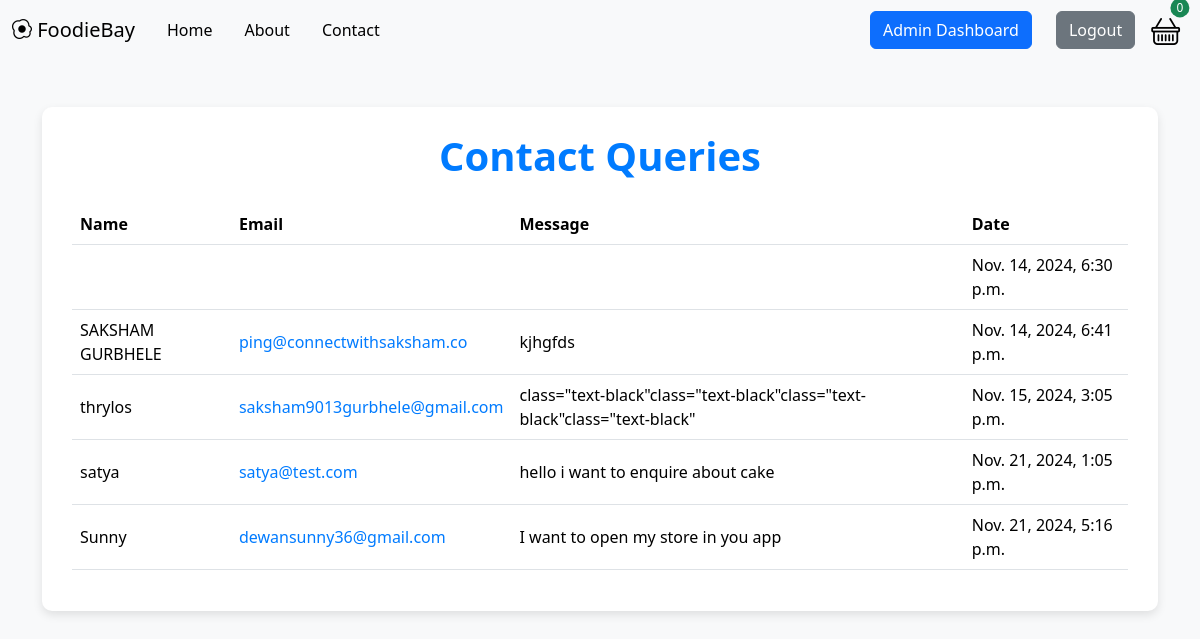
Screenshot of /contact-queries/ (signed in) with the database file from the repository.
### FoodieBay/models.py (models this page shows)
class Contact(models.Model):
    name = models.CharField(max_length=30)
    email = models.CharField(max_length=100)
    message = models.TextField()
    date = models.DateTimeField()

### FoodieBay/views.py (the view)
# urls.py: path('contact-queries/', views.contact_queries, name='contact_queries'),
@login_required
@user_passes_test(lambda user: user.is_superuser, login_url='access-denied/')
def contact_queries(request):
    contacts = Contact.objects.all()
    return render(request, 'contact_queries.html', {'contacts': contacts})

### cart/cart.py (called while the page is built)
   def __len__(self):
       return len(self.cart)

### cart/context_processor.py (called while the page is built)
def cart(request):
   return {'cart': Cart(request)}

### FoodieBay/templates/contact_queries.html (shortened to what this page needs)
<!DOCTYPE html>
<html lang="en">
<head>
  <link href="https://cdn.jsdelivr.net/npm/bootstrap@5.3.3/dist/css/bootstrap.min.css" rel="stylesheet">
</head>
<body>
  {% include 'navbar.html' %}
  <div class="container mt-5">
    <div class="table-container">
      <h1 class="text-center mb-4">Contact Queries</h1>
      <table class="table table-hover align-middle">
        <thead>
          <tr>
            <th scope="col">Name</th>
            <th scope="col">Email</th>
            <th scope="col">Message</th>
            <th scope="col">Date</th>
          </tr>
        </thead>
        <tbody>
          {% for contact in contacts %}
            <tr>
              <td>{{ contact.name }}</td>
              <td><a href="mailto:{{ contact.email }}" class="email-link">{{ contact.email }}</a></td>
              <td>{{ contact.message }}</td>
              <td>{{ contact.date }}</td>
            </tr>
          {% empty %}
            <tr>
              <td colspan="4" class="text-center empty-row">No contact queries found.</td>
            </tr>
          {% endfor %}
        </tbody>
      </table>
    </div>
  </div>
</body>
</html>

### FoodieBay/templates/contact_queries.html (style rules this page uses)
body { background-color: #f8f9fa; }
.table-container { background-color: white; padding: 25px 30px; border-radius: 10px; box-shadow: 0 4px 10px rgba(0, 0, 0, 0.1); }
h1 { color: #007bff; font-weight: bold; }
.table thead { background-color: #007bff; color: white; }
td { vertical-align: middle; }
.email-link { color: #007bff; text-decoration: none; }

### rows the page displays
Contact: date "Nov. 14, 2024, 6:30 p.m."
Contact: name "SAKSHAM GURBHELE", email "ping@connectwithsaksham.co", message "kjhgfds", date "Nov. 14, 2024, 6:41 p.m."
Contact: name "thrylos", email "saksham9013gurbhele@gmail.com", message "class=\"text-black\"class=\"text-black\"class=\"text-black\"class=\"text-black\"", date "Nov. 15, 2024, 3:05 p.m."
Contact: name "satya", email "satya@test.com", message "hello i want to enquire about cake", date "Nov. 21, 2024, 1:05 p.m."
Contact: name "Sunny", email "dewansunny36@gmail.com", message "I want to open my store in you app", date "Nov. 21, 2024, 5:16 p.m."

### other values shown
{{ cart|length }} "0"
